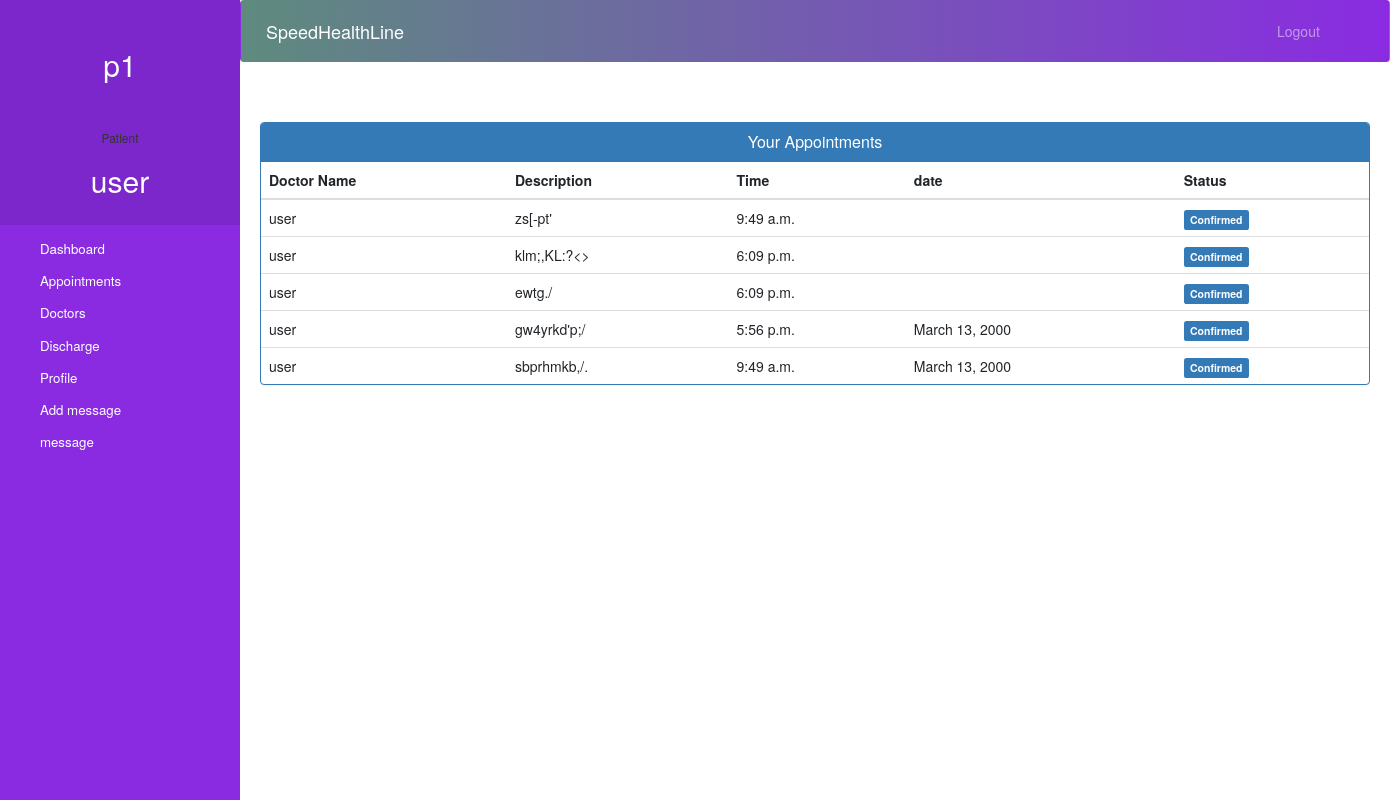
/patient-view-appointment (signed in), run on the app's committed database.
### core/models.py (models this page shows, shortened)
class Appointment(models.Model):
    patientId = models.PositiveIntegerField(null=True, default=0)
    doctorId = models.PositiveIntegerField(null=True, default=0)
    patientName = models.CharField(max_length=40, null=True)
    doctorName = models.CharField(max_length=40, null=True)
    appointmentDate = models.DateField(null=True)
    appointmentTime = models.TimeField(null=True)
    timeslots = models.ManyToManyField(DoctorSchedule, blank=True)
    description = models.TextField(max_length=500)
    status = models.BooleanField(default=True)

class DoctorSchedule(models.Model):
    doctor = models.ForeignKey(User, on_delete=models.CASCADE)
    date = models.DateField()
    time = models.TimeField()

### core/views.py (the view)
# urls.py: path('patient-view-appointment', patient_view_appointment, name='patient-view-appointment'),
@login_required(login_url='Userlogin')
@user_passes_test(is_patient)
def patient_view_appointment(request):
    patient = models.Patient.objects.get(user_id=request.user.id)
    appointments = models.Appointment.objects.filter(status=True).order_by('-id')
    return render(request, 'patient_view_appointment.html', {'appointments': appointments, 'patient': patient})

### core/views.py (called while the page is built)
def is_patient(user):
    return user.groups.filter(name='PATIENT').exists()

### templates/patient_view_appointment.html (shortened to what this page needs)
{% extends 'patient_base.html' %}
{% block content %}
<head>
  <link href="//netdna.bootstrapcdn.com/bootstrap/3.0.0/css/bootstrap.min.css" rel="stylesheet" id="bootstrap-css">
</head>
<div class="container">
  <div class="panel panel-primary">
    <div class="panel-heading">
      <h6 class="panel-title">Your Appointments</h6>
    </div>
    <table class="table table-hover" id="dev-table">
      <thead>
        <tr>
          <th>Doctor Name</th>
          <th>Description</th>
          <th>Time</th>
          <th>date</th>
          <th>Status</th>
        </tr>
      </thead>
      {% for a in appointments %}
      <tr>
        <td>{{ a.doctorName }}</td>
        <td>{{ a.description }}</td>
        <td>{{ a.appointmentTime }}</td>
        <td>
          {% for date in a.timeslots.all %}
            {{ date.date }}  <br>
          {% endfor %}
        </td>
        {% if a.status %}
          <td><span class="label label-primary">Confirmed</span></td>
        {% else %}
          <td><span class="label label-success">Pending</span></td>
        {% endif %}
      </tr>
      {% endfor %}
    </table>
  </div>
</div>
{% endblock content %}

### templates/patient_base.html (shortened to what this page needs)
<!DOCTYPE html>
{% load static %}
<html lang="en">
<head>
  <link rel="stylesheet" href="https://stackpath.bootstrapcdn.com/bootstrap/4.3.1/css/bootstrap.min.css">
  <link rel="stylesheet" href="https://maxcdn.bootstrapcdn.com/font-awesome/4.7.0/css/font-awesome.min.css">
</head>
<body>
  <nav class="menu" tabindex="0">
    <header class="avatar">
        <h2>{{request.user}}</h2>
      <br><br>
      <h6>Patient</h6>
      <h2>{{request.user.first_name}}</h2>
    </header>
    <ul>
      <li tabindex="0" class="icon-dashboard"> <a style="color:white; text-decoration:none;" href="/patient-dashboard"><span>Dashboard</span></a> </li>
      <li tabindex="0" class="icon-calendar"> <a style="color:white; text-decoration:none;" href="/patient-appointment"><span>Appointments</span></a></li>
      <li tabindex="0" class="icon-users"> <a style="color:white; text-decoration:none;" href="/patient-doctor"><span>Doctors</span></a></li>
      <li tabindex="0" class="icon-users"> <a style="color:white; text-decoration:none;" href="/patient-discharge"><span>Discharge</span></a></li>
      <li tabindex="0" class="icon-calendar"> <a style="color:white; text-decoration:none;" href="/patient-profile"><span>Profile</span></a></li>
      <li tabindex="0" class="icon-calendar"> <a style="color:white; text-decoration:none;" href="/add-message"><span>Add message</span></a></li>
      <li tabindex="0" class="icon-calendar"> <a style="color:white; text-decoration:none;" href="/message"><span>message</span></a></li>
    </ul>
  </nav>
  <main>
    <div class="bs-example">
<nav class="navbar navbar-expand-md navbar-dark fixed-top" style="background: linear-gradient(to right, #5E8B7E, #8A2BE2);">        <a href="/patient-dashboard" class="navbar-brand">SpeedHealthLine</a>
        <div class="collapse navbar-collapse justify-content-between" id="navbarCollapse">
          <div class="navbar-nav" style=" margin-left: 90%;">
            <a href="/logout" class="nav-item nav-link">Logout</a>
          </div>
        </div>
      </nav>
    </div>
    <br><br>
    {% block content %}
    {% endblock content %}
    <br><br><br><br><br><br><br>
    <footer>
      <br>
      <div class="container">
        <div class="row">
          <div class="col-md-12 col-sm-12">
          </div>
        </div>
      </div>
    </footer>
  </main>
</body>
</html>

### templates/patient_base.html (style rules this page uses)
a:link { text-decoration: none; color: #8a2be2; }
body { padding-left: 240px; background-color: #f8f8ff; background-repeat: no-repeat; background-position: center center; background-attachment: fixed; background-size: cover; }
main { position: relative; height: 100vh; }
.menu { background: #8a2be2; height: 100vh; width: 240px; position: fixed; top: 0px; left: 0; z-index: 5; outline: none; }
.menu .avatar { background: rgba(0, 0, 0, 0.1); padding: 2em 0.5em; text-align: center; }
.menu .avatar h2 { font-weight: normal; margin-bottom: 0; color: #fff; }
.menu ul { list-style: none; padding: 0.5em 0; margin: 0; }
.menu ul li { padding: 0.5em 1em 0.5em 3em; font-size: 0.95em; font-weight: lighter; background-repeat: no-repeat; background-position: left 15px center; background-size: auto 20px; transition: all 0.15s linear; cursor: pointer; color: #fff; }
.menu ul li.icon-dashboard { background-image: url("http://www.entypo.com/images//gauge.svg"); }
.menu ul li.icon-users { background-image: url("http://www.entypo.com/images//users.svg"); }
.menu ul li.icon-calendar { background-image: url("http://www.entypo.com/images//calendar.svg"); }

### templates/patient_view_appointment.html (style rules this page uses)
a:link { text-decoration: none; }
h6 { text-align: center; }
.row { margin: 100px; }

### data on the page
Appointment: doctorName "user", description "zs[-pt'", appointmentTime "9:49 a.m.", status "Confirmed"
Appointment: doctorName "user", description "klm;,KL:?<>", appointmentTime "6:09 p.m.", status "Confirmed"
Appointment: doctorName "user", description "ewtg./", appointmentTime "6:09 p.m.", status "Confirmed"
Appointment: doctorName "user", description "gw4yrkd'p;/", appointmentTime "5:56 p.m.", status "Confirmed"
DoctorSchedule: date "March 13, 2000"
Appointment: doctorName "user", description "sbprhmkb,/.", appointmentTime "9:49 a.m.", status "Confirmed"

### other printed values
{{ request.user }} "p1"
{{ request.user.first_name }} "user"
